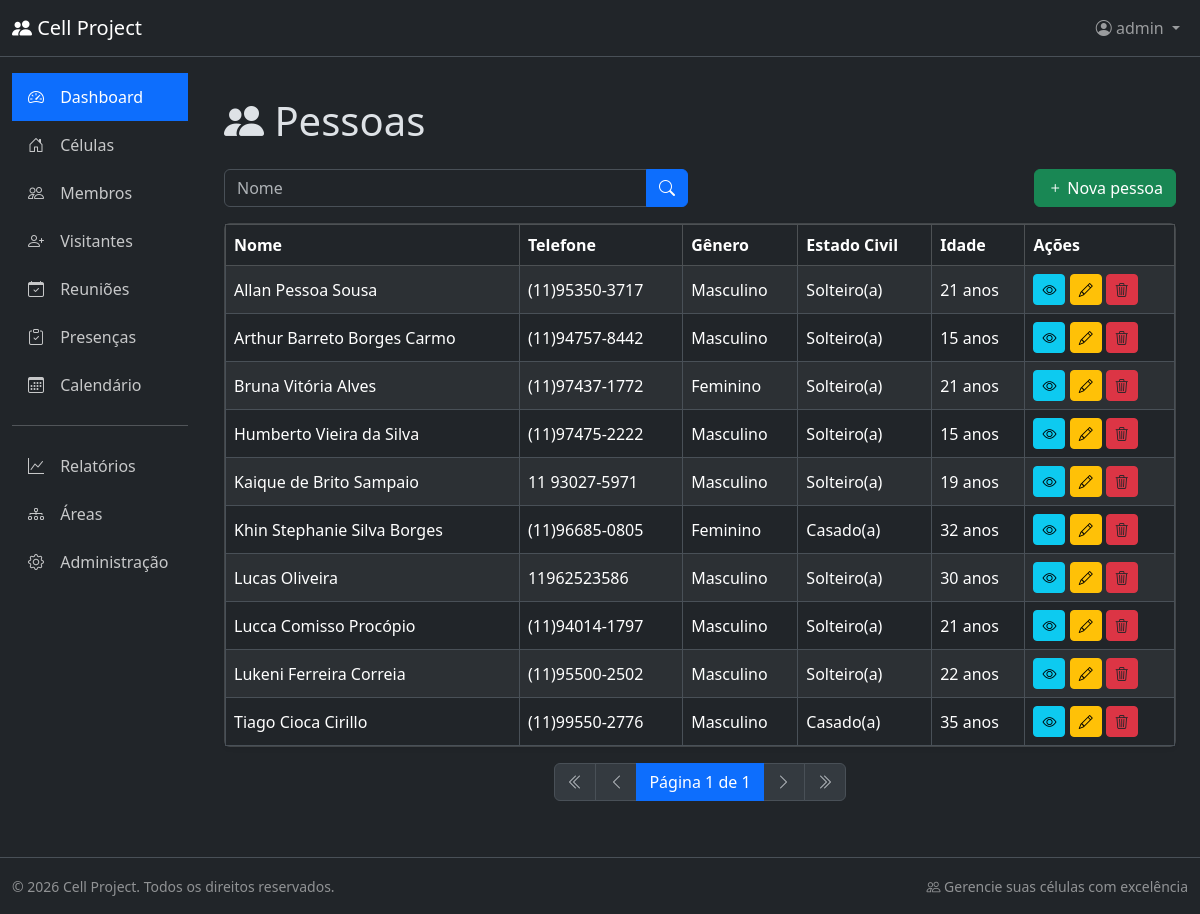
The app's page /persons/list/ (signed in) with its own data.
### person/models.py (models this page shows, shortened)
class Person(BaseModel):
    class Genders(models.TextChoices):
        MALE = "M", "Masculino"
        FEMALE = "F", "Feminino"
    class MaritalStatuses(models.TextChoices):
        SINGLE = "SINGLE", "Solteiro(a)"
        MARRIED = "MARRIED", "Casado(a)"
        WIDOWED = "WIDOWED", "Viúvo(a)"
        SEPARATED = (
            "SEPARATED",
            "Separado(a)",
        )
    full_name = models.CharField(
        max_length=200, db_index=True, verbose_name="Nome Completo"
    )
    address = models.TextField(verbose_name="Endereço")
    gender = models.CharField(
        max_length=1, choices=Genders.choices, verbose_name="Gênero"
    )
    marital_status = models.CharField(
        max_length=20,
        choices=MaritalStatuses.choices,
        verbose_name="Estado Civil",
    )
    birth_date = models.DateField(verbose_name="Data de Nascimento")
    phone = models.CharField(
        max_length=20, db_index=True, verbose_name="Telefone"
    )
    notes = models.TextField(blank=True, verbose_name="Observações")
    class Meta:
        db_table = "person"
        verbose_name = "Pessoa"
        verbose_name_plural = "Pessoas"
        ordering = ["full_name"]
        indexes = [
            models.Index(fields=["full_name"]),
            models.Index(fields=["phone"]),
        ]
    @property
    def age(self):
        today = date.today()
        return (
            today.year
            - self.birth_date.year
            - (
                (today.month, today.day)
                < (self.birth_date.month, self.birth_date.day)
            )
        )
    def get_gender_display(self):
        return dict(self.Genders.choices).get(self.gender, "")
    def get_marital_status_display(self):
        return dict(self.MaritalStatuses.choices).get(self.marital_status, "")

### person/views.py (the view)
# urls.py: path('persons/list/', views.PersonListView.as_view(), name='person_list'),
class PersonListView(ListView):
    model = models.Person
    template_name = 'person_list.html'
    context_object_name = 'persons'
    def get_queryset(self):
        queryset = super().get_queryset()
        full_name = self.request.GET.get('full_name')
        if full_name:
            queryset = queryset.filter(full_name__icontains=full_name)
        return queryset

### person/templates/person_list.html (shortened to what this page needs)
{% extends 'base.html' %}
{% block page_heading %}
  <div class="d-flex justify-content-between align-items-center">
    <span><i class="bi bi-people-fill"></i> Pessoas</span>
  </div>
{% endblock %}
{% block content %}
<div class="card-header bg-dark border-secondary">
        <div class="row mb-3">
            <div class="col-md-6">
                <form method="get" action="{% url 'person_list' %}">
                    <div class="input-group">
                        <input type="text" class="form-control" name="full_name" placeholder="Nome" value="{{ request.GET.full_name }}">
                        <button type="submit" class="btn btn-primary">
                            <i class="bi bi-search"></i>
                        </button>
                    </div>
                </form>
            </div>
            {% if perms.person.add_person %}
            <div class="col-md-6">
                <a href="{% url 'person_create' %}" class="btn btn-success float-end">
                    <i class="bi bi-plus"></i> Nova pessoa
                </a>
            </div>
            {% endif %}
        </div>
</div>
<div class="card shadow-sm">
    <div class="card-body p-0">
        <div class="table-responsive">
            <table class="table table-hover table-striped table-bordered align-middle mb-0">
                <thead class="table-dark">
                    <tr>
                        <th>Nome</th>
                        <th>Telefone</th>
                        <th>Gênero</th>
                        <th>Estado Civil</th>
                        <th>Idade</th>
                        <th>Ações</th>
                    </tr>
                </thead>
                <tbody>
                    {% for person in persons %}
                    <tr>
                        <td>{{ person.full_name }}</td>
                        <td>{{ person.phone }}</td>
                        <td>{{ person.get_gender_display }}</td>
                        <td>{{ person.get_marital_status_display }}</td>
                        <td>{{ person.age }} anos</td>
                        <td>
                            <a href="{% url 'person_detail' person.id %}" class="btn btn-info btn-sm" data-bs-toggle="tooltip" title="Visualizar">
                                <i class="bi bi-eye"></i>
                            </a>
                            <a href="{% url 'person_update' person.id %}" class="btn btn-sm btn-warning" data-bs-toggle="tooltip" title="Editar">
                                <i class="bi bi-pencil"></i>
                            </a>
                            <a href="{% url 'person_delete' person.id %}" class="btn btn-sm btn-danger text-dark" data-bs-toggle="tooltip" title="Excluir">
                                <i class="bi bi-trash3"></i>
                            </a>
                        </td>
                    </tr>
                    {% endfor %}
                </tbody>
            </table>
        </div>
    </div>
</div>
<div class="card-footer bg-dark border-secondary">
    <nav aria-label="Paginação">
        <ul class="pagination justify-content-center mb-0">
            <li class="page-item disabled">
                <span class="page-link"><i class="bi bi-chevron-double-left"></i></span>
            </li>
            <li class="page-item disabled">
                <span class="page-link"><i class="bi bi-chevron-left"></i></span>
            </li>
            <li class="page-item active">
                <span class="page-link">Página 1 de 1</span>
            </li>
            <li class="page-item disabled">
                <span class="page-link"><i class="bi bi-chevron-right"></i></span>
            </li>
            <li class="page-item disabled">
                <span class="page-link"><i class="bi bi-chevron-double-right"></i></span>
            </li>
        </ul>
    </nav>
</div>
{% endblock %}

### app/templates/components/_header.html (shortened to what this page needs)
<nav class="navbar navbar-expand-lg navbar-dark bg-dark border-bottom">
  <div class="container-fluid">
    <a class="navbar-brand" href="#">
      <i class="bi bi-people-fill"></i>
      Cell Project
    </a>
    <div class="collapse navbar-collapse" id="navbarNav">
      <ul class="navbar-nav ms-auto">
        {% if user.is_authenticated %}
          <li class="nav-item dropdown">
            <a class="nav-link dropdown-toggle" href="#" role="button" data-bs-toggle="dropdown">
              <i class="bi bi-person-circle"></i>
              {{ user.get_full_name|default:user.username }}
            </a>
          </li>
        {% else %}
          <li class="nav-item">
            <a class="nav-link" href="#">
              <i class="bi bi-box-arrow-in-right"></i> Entrar
            </a>
          </li>
        {% endif %}
      </ul>
    </div>
  </div>
</nav>

### records on screen
Person: full_name "Allan Pessoa Sousa", phone "(11)95350-3717", gender "Masculino", marital_status "Solteiro(a)", age "21"
Person: full_name "Arthur Barreto Borges Carmo", phone "(11)94757-8442", gender "Masculino", marital_status "Solteiro(a)", age "15"
Person: full_name "Bruna Vitória Alves", phone "(11)97437-1772", gender "Feminino", marital_status "Solteiro(a)", age "21"
Person: full_name "Humberto Vieira da Silva", phone "(11)97475-2222", gender "Masculino", marital_status "Solteiro(a)", age "15"
Person: full_name "Kaique de Brito Sampaio", phone "11 93027-5971", gender "Masculino", marital_status "Solteiro(a)", age "19"
Person: full_name "Khin Stephanie Silva Borges", phone "(11)96685-0805", gender "Feminino", marital_status "Casado(a)", age "32"
Person: full_name "Lucas Oliveira", phone "11962523586", gender "Masculino", marital_status "Solteiro(a)", age "30"
Person: full_name "Lucca Comisso Procópio", phone "(11)94014-1797", gender "Masculino", marital_status "Solteiro(a)", age "21"
Person: full_name "Lukeni Ferreira Correia", phone "(11)95500-2502", gender "Masculino", marital_status "Solteiro(a)", age "22"
Person: full_name "Tiago Cioca Cirillo", phone "(11)99550-2776", gender "Masculino", marital_status "Casado(a)", age "35"

### other values on screen
{{ user.get_full_name|default:user.username }} "admin"
